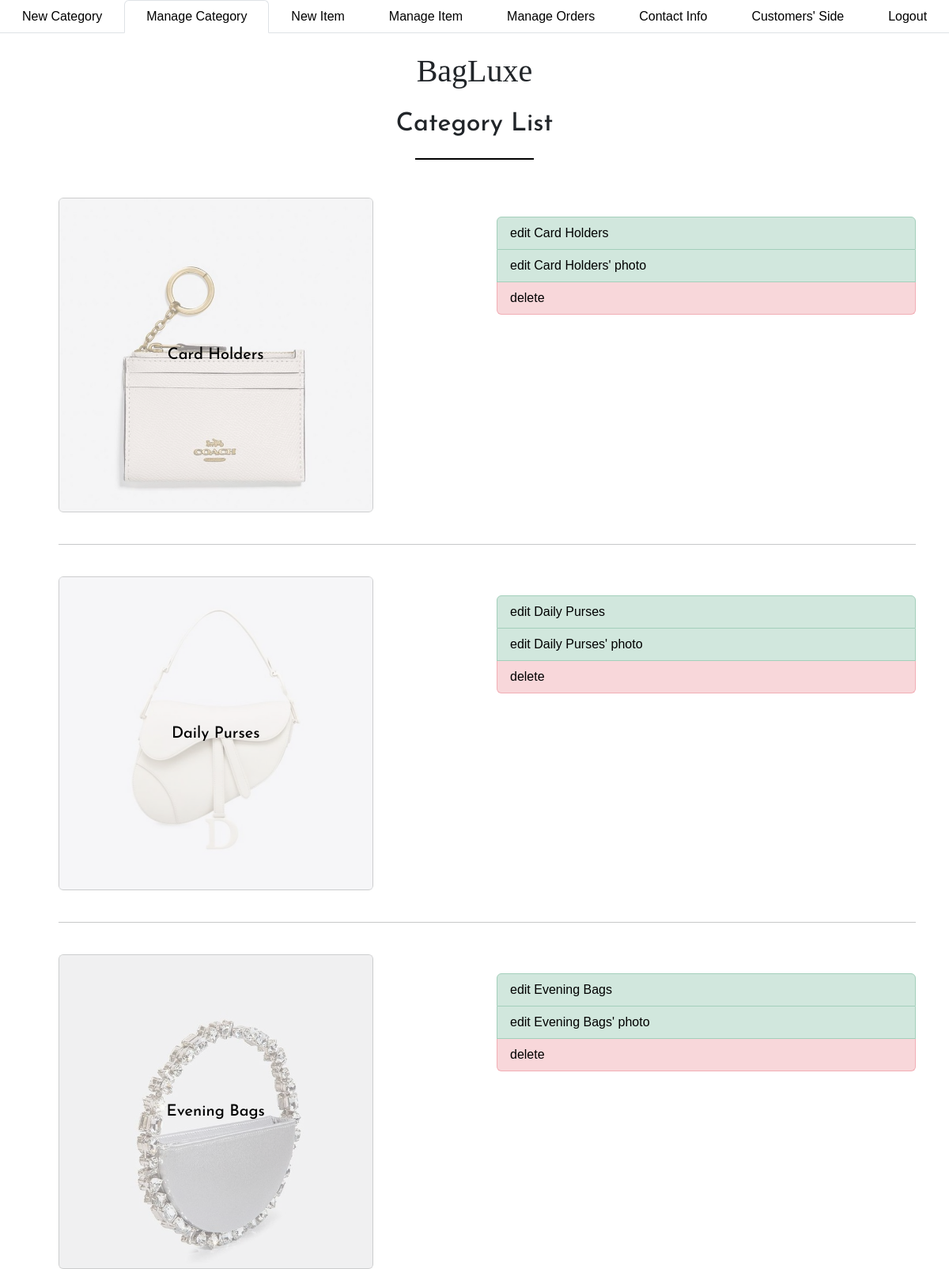
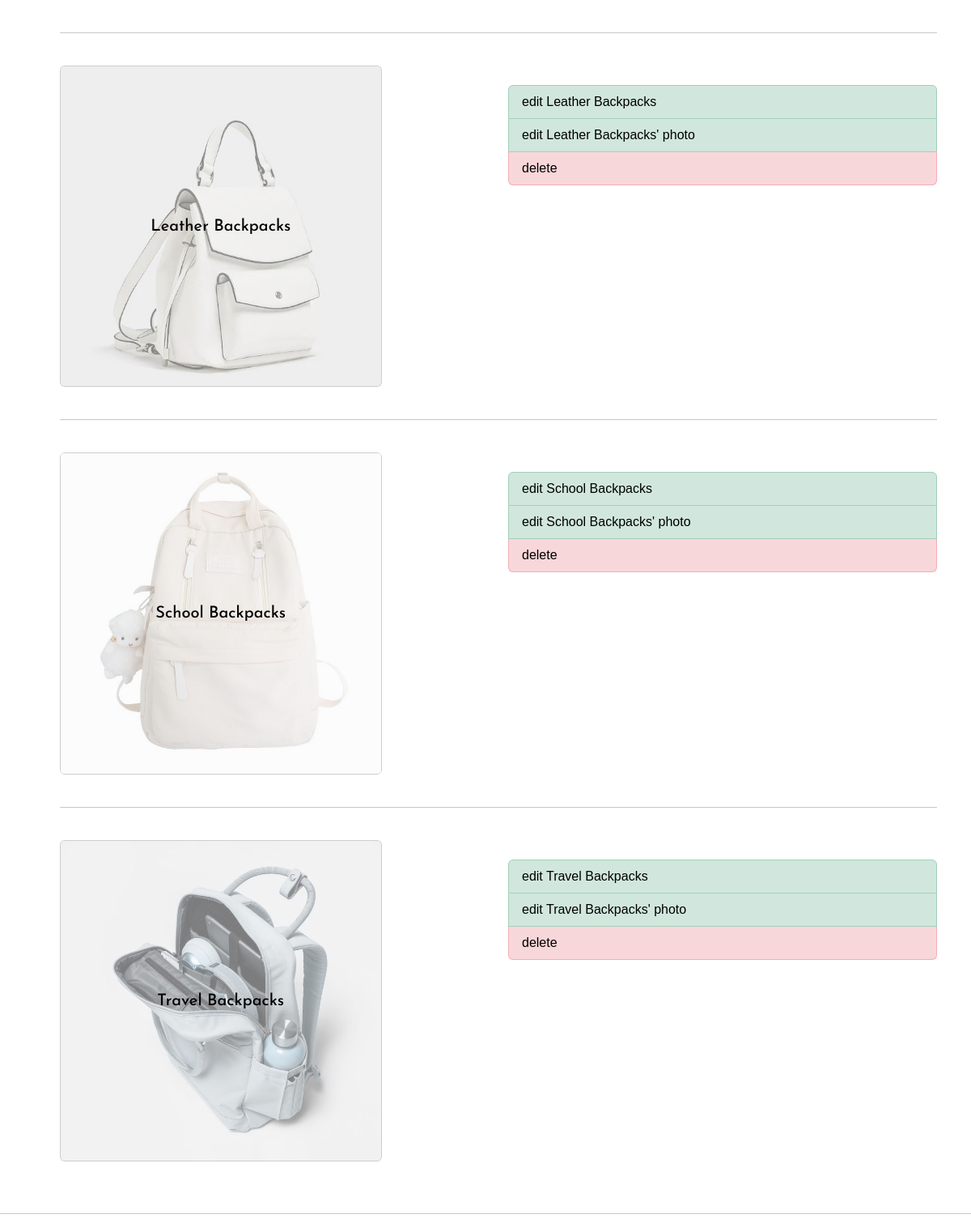
The page /admin/cat-list.php (signed in) on the database its author committed (2 pictures, top to bottom).
### tables this page shows
CREATE TABLE `categories` (
  `id` int(12) NOT NULL,
  `name` varchar(255) NOT NULL,
  `created_date` datetime NOT NULL,
  `modified_date` datetime NOT NULL,
  `title_images` varchar(255) NOT NULL
);

### admin/cat-list.php (the view, shortened to what this page needs)
<?php
    include("confs/config.php");
    $result = mysqli_query($conn, "SELECT * FROM categories");
    $row_count = 0;
?>
<!DOCTYPE html>
<html lang="en">
<head>
    <?php include("head-section.php"); ?>
</head>
<body>
    <ul class="nav nav-tabs nav-fill sticky-top bg-white">
        <li class="nav-item">
            <a href="cat-new.php" class="nav-link text-black">New Category</a>
        </li>
        <li class="nav-item">
            <a href="cat-list.php" class="nav-link active">Manage Category</a>
        </li>
        <li class="nav-item">
            <a href="item-new.php" class="nav-link text-black">New Item</a>
        </li>
        <li class="nav-item">
            <a href="item-list.php" class="nav-link text-black">Manage Item</a>
        </li>
        <li class="nav-item">
            <a href="orders001.php" class="nav-link text-black">Manage Orders</a>
        </li>
        <li class="nav-item">
            <a href="contact-info.php" class="nav-link text-black">Contact Info</a>
        </li>
        <li class="nav-item">
            <a href="../index.php" class="nav-link text-black">Customers' Side</a>
        </li>
        <li class="nav-item">
            <a href="logout.php" class="nav-link text-black" onclick="return confirm('Are you committed to log out?')">Logout</a>
        </li>
    </ul>
    <h1 class="text-center my-4">BagLuxe</h1>
    <h2 class="text-center my-4">Category List</h2>
    <div class="underline"></div>
    <div class="container mt-5">
        <ul>
            <?php while($row = mysqli_fetch_assoc($result)) {
                $row_count++;
                ?>
                <li>
                    <div class="row">
                        <div class="col-md-6">
                            <div class="card text-bg-light w-75">
                                <a href="cat-item-list.php?id=<?php echo $row['id']; ?>" class="text-black">
                                    <img src="images/<?php echo $row['title_images']; ?>" alt="title image" class="img-fluid">
                                    <div class="card-img-overlay">
                                        <h5 class="card-title position-absolute top-50 start-50 translate-middle"><?php echo $row['name']; ?></h5>
                                    </div>
                                </a>
                            </div>
                        </div>
                        <div class="col-md-6">
                            <ul class="list-group mt-4">
                                <li class="list-group-item list-group-item-success">
                                    <a href="cat-edit.php?id=<?php echo $row['id'] ?>" class="text-decoration-none text-black">edit <?php echo $row['name']; ?></a>
                                </li>
                                <li class="list-group-item list-group-item-success">
                                    <a href="cat-img-edit.php?id=<?php echo $row['id'] ?>" class="text-decoration-none text-black">edit <?php echo $row['name']; ?>' photo</a>
                                </li>
                                <li class="list-group-item list-group-item-danger">
                                    <a href="cat-delete.php?id=<?php echo $row['id'] ?>" onclick="return confirm('Are you committed to deleting?')" class="text-decoration-none text-black">delete <?php $row['name']; ?></a>
                                </li>
                            </ul>
                        </div>
                    </div>
                    <br>
                    <?php if ($row_count < mysqli_num_rows($result)) { ?>
                        <hr>
                    <?php } ?>
                    <br>
                </li>
            <?php } ?>
        </ul>
    </div>
    <hr>
</body>
</html>

### admin/head-section.php (style rules this page uses)
h1 { font-family: "Dancing Script", cursive; }
* { font-family: "Josefin Sans", sans-serif; }
.underline { border: 1px solid black; width: 150px; display: block; margin: 0 auto; }
ul li { list-style: none; }

### admin/cat-list.php (style rules this page uses)
img { opacity: 0.5; }

### rows shown on the page
categories: title_images (picture), name "Card Holders"
categories: title_images (picture), name "Daily Purses"
categories: title_images (picture), name "Evening Bags"
categories: title_images (picture), name "Leather Backpacks"
categories: title_images (picture), name "School Backpacks"
categories: title_images (picture), name "Travel Backpacks"
